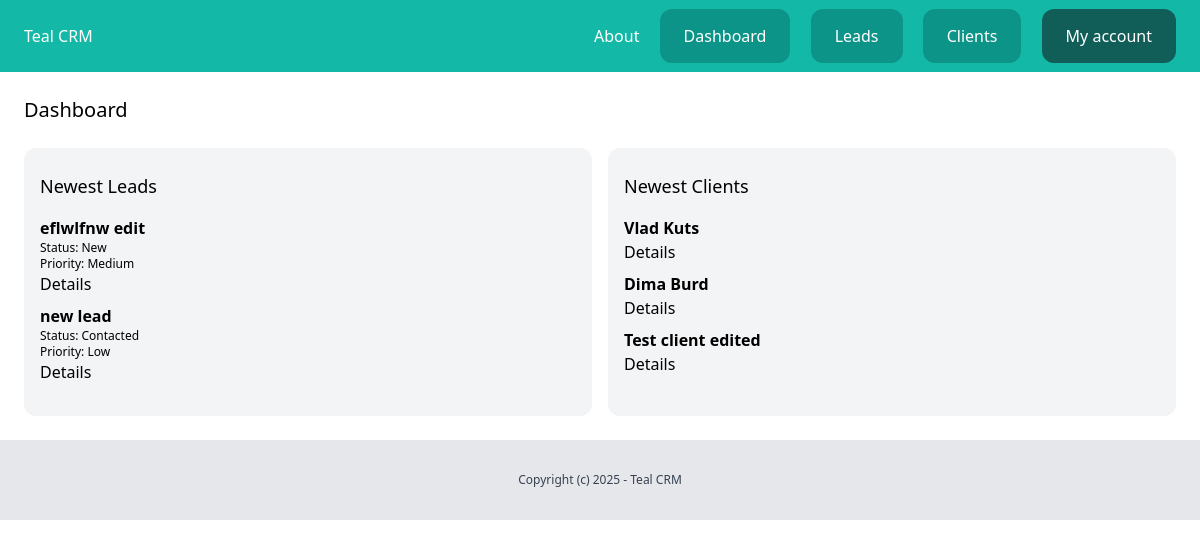
Before: /dashboard/ (signed in) with the older database file.
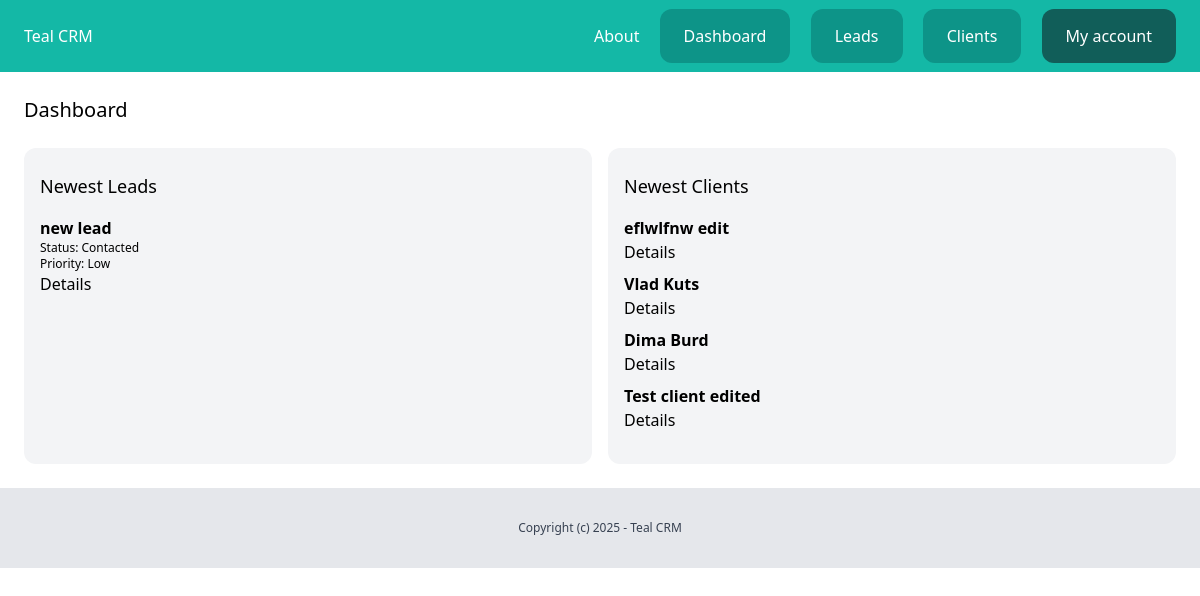
After: the same page with the newer database file.
### lead/models.py (models this page shows, shortened)
class Lead(models.Model):
    LOW = 'low'
    MEDIUM = 'medium'
    HIGH = 'high'
    CHOICES_PRIORITY = (
        (LOW, 'Low'),
        (MEDIUM, 'Medium'),
        (HIGH, 'High'),
    )
    NEW = 'new'
    CONTACTED = 'contacted'
    WON = 'won'
    LOST = 'lost'
    CHOICES_STATUS = (
        (NEW, 'New'),
        (CONTACTED, 'Contacted'),
        (WON, 'Won'),
        (LOST, 'Lost'),
    )
    team = models.ForeignKey(Team, related_name='leads', on_delete=models.CASCADE)
    name = models.CharField(max_length=255)
    email = models.EmailField()
    description = models.TextField(blank=True, null=True)
    priority = models.CharField(max_length=10, choices=CHOICES_PRIORITY, default=MEDIUM)
    status = models.CharField(max_length=10, choices=CHOICES_STATUS, default=NEW)
    converted_to_client = models.BooleanField(default=False)
    created_by = models.ForeignKey(User, related_name='leads', on_delete=models.CASCADE)
    created_at = models.DateTimeField(auto_now_add=True)
    modified_at = models.DateTimeField(auto_now=True)
    class Meta:
        ordering = ('name',)

### client/models.py (models this page shows, shortened)
class Client(models.Model):
    team = models.ForeignKey(Team, related_name='clients', on_delete=models.CASCADE)
    name = models.CharField(max_length=255)
    email = models.EmailField()
    description = models.TextField(blank=True, null=True)
    created_by = models.ForeignKey(User, related_name='clients', on_delete=models.CASCADE)
    created_at = models.DateTimeField(auto_now_add=True)
    modified_at = models.DateTimeField(auto_now=True)
    class Meta:
        ordering = ('name',)

### dashboard/views.py (the view)
# urls.py: path('', views.dashboard, name='index'),
@login_required
def dashboard(request):
    team = Team.objects.filter(created_by=request.user)[0]
    leads = Lead.objects.filter(team=team, converted_to_client=False).order_by('-created_at')[:5]
    clients = Client.objects.filter(team=team).order_by('-created_at')[:5]
    return render(request, 'dashboard/dashboard.html', {
        'leads': leads,
        'clients': clients
        })

### dashboard/templates/dashboard/dashboard.html (shortened to what this page needs)
{% extends "core/base.html" %}
{% block content %}
<div class="py-6 px-6">
    <h1 class="mb-6 text-xl">Dashboard</h1>
    <div class="flex space-x-4">
        <div class="w-1/2 px-4 py-6 bg-gray-100 rounded-xl leads">
            {% if leads %}
                <h2 class="mb-4 text-lg">Newest Leads</h2>
                {% for lead in leads %}
                    <div class="mb-2  lead">
                        <h3 class="font-semibold">{{ lead.name }}</h3>
                        <p class="text-xs">Status: {{ lead.get_status_display }}</p>
                        <p class="text-xs">Priority: {{ lead.get_priority_display }}</p>
                        <a href={% url 'leads:detail' lead.id %}>Details</a>
                    </div>
                {% endfor %}
            {% endif %}
        </div>
        <div class="w-1/2 px-4 py-6 bg-gray-100 rounded-xl clients">
            {% if clients %}
                <h2 class="mb-4 text-lg">Newest Clients</h2>
                {% for client in clients %}
                    <div class="mb-2  client">
                        <h3 class="font-semibold">{{ client.name }}</h3>
                        <a href={% url 'clients:detail' client.id %}>Details</a>
                    </div>
                {% endfor %}
            {% endif %}
        </div>
    </div>
</div>
{% endblock %}

Changed rows visible on the page:
no longer on this page (row edited): Lead: name "eflwlfnw edit", status "New", priority "Medium"
added Client: name "eflwlfnw edit"
